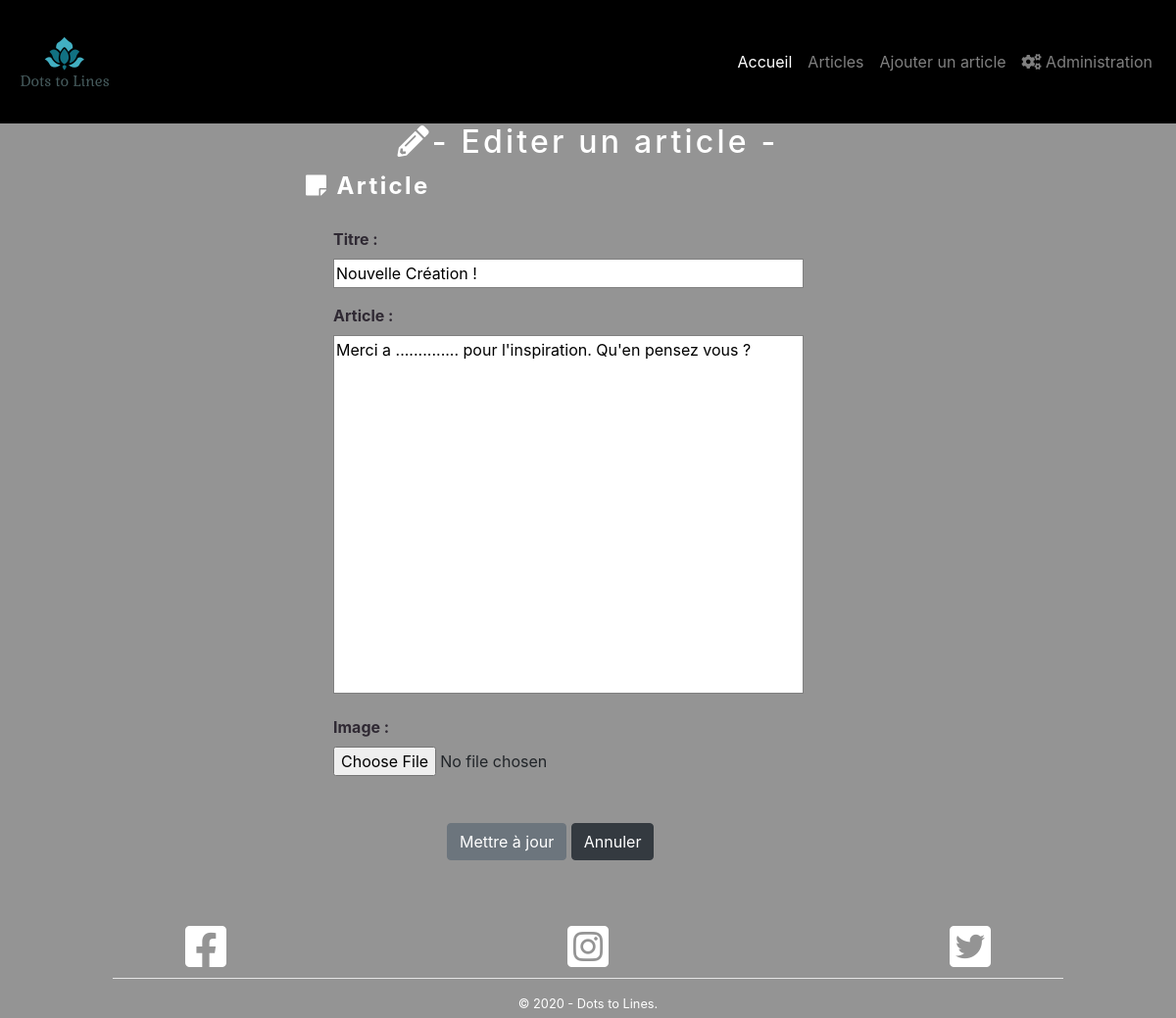
/edit_post.php?id=15, run on the app's committed database.
### tables this page shows
CREATE TABLE `post` (
  `Id` smallint(5) UNSIGNED NOT NULL,
  `Title` varchar(100) NOT NULL,
  `Contents` text NOT NULL,
  `Image` varchar(255) NOT NULL,
  `CreationTimestamp` datetime NOT NULL,
  `Author_Id` tinyint(3) UNSIGNED DEFAULT NULL,
  `Category_Id` tinyint(3) UNSIGNED DEFAULT NULL
);

### src/templates/edit_post.php (the view, shortened to what this page needs)
<h2 class="text-center textCustom"><i class="fa fa-pencil-alt"></i>- Editer un article -</h2>
<form class="generic-form" action="edit_post.php" method="post">
    <fieldset>
        <legend class="textCustom"><i class="fas fa-sticky-note textCustom"></i> Article</legend>
        <ul>
            <li>
                <label for="title">Titre :</label>
                <input type="text" id="title" name="title" value="<?= htmlspecialchars($post['Title']) ?>">
            </li>
            <li>
                <label class="textarea" for="contents">Article :</label>
                <textarea id="contents" name="contents" rows="15"><?= htmlspecialchars($post['Contents']) ?></textarea>
            </li>
            <li>
                <div class="form-group">
                    <label for="photo">Image :</label>
                    <input type="file" class="form-control-file" id="photo" name="photo" value="<?= htmlspecialchars($post['Contents']) ?>">
                </div>
            </li>
            <li>
                <button class="btn btn-secondary" type="submit">Mettre à jour</button>
                <a class="btn btn-dark" href="index.php">Annuler</a>
            </li>
        </ul>
    </fieldset>
</form>

### src/css/blog-main.css (style rules this page uses)
* { box-sizing: border-box; }
a { text-decoration: none; }
form { margin-top: 2em; }
form fieldset { border-radius: 4px; }
form fieldset legend { padding: 0 0.5em; }

### src/css/blog-theme.css (style rules this page uses)
a { color: #01A2A6; transition: all 0.25s; }
body { background-color: rgb(148,148,148) !important; font-family: 'Dosis', sans-serif; width: 100% !important; }
h1, h2 { color: rgb(84, 20, 233) !important; letter-spacing: 0.1em; }

### src/css/style.css (style rules this page uses)
.textCustom { color: rgb(255,255,255) !important; }
a { color: rgb(84, 20, 233); transition: all 0.25s; }
body { background: rgb(0,0,0); font-family: 'Dosis', sans-serif; width: 100% !important; height: 100vh; }

### src/css/ui-form.css (style rules this page uses)
.generic-form { margin: 0 auto; width: 50%; }
.generic-form fieldset { border-color: #01A2A6; }
.generic-form fieldset legend { color: #01A2A6; font-weight: bold; letter-spacing: 0.1em; }
.generic-form input[type="password"], .generic-form input[type="text"], .generic-form select, .generic-form textarea { padding: 2px; border: 1px solid grey; transition: background-color 0.33s; }
.generic-form input[type="password"], .generic-form input[type="text"], .generic-form select, .generic-form textarea { width: 30em; }
.generic-form textarea { resize: none; }
.generic-form ul { list-style-type: none; }
.generic-form ul li { margin: 1em 0; }
.generic-form ul li:last-child { margin-left: 116px; margin-top: 3em; }
.generic-form ul li label { display: inline-block; color: #2F2933; font-weight: bold; }
.generic-form ul li label.textarea { vertical-align: top; }
.generic-form ul li label { width: 112px; }

### data on the page
post: title "Nouvelle Création !", contents "Merci a .............. pour l'inspiration. Qu'en pensez vous ?"
